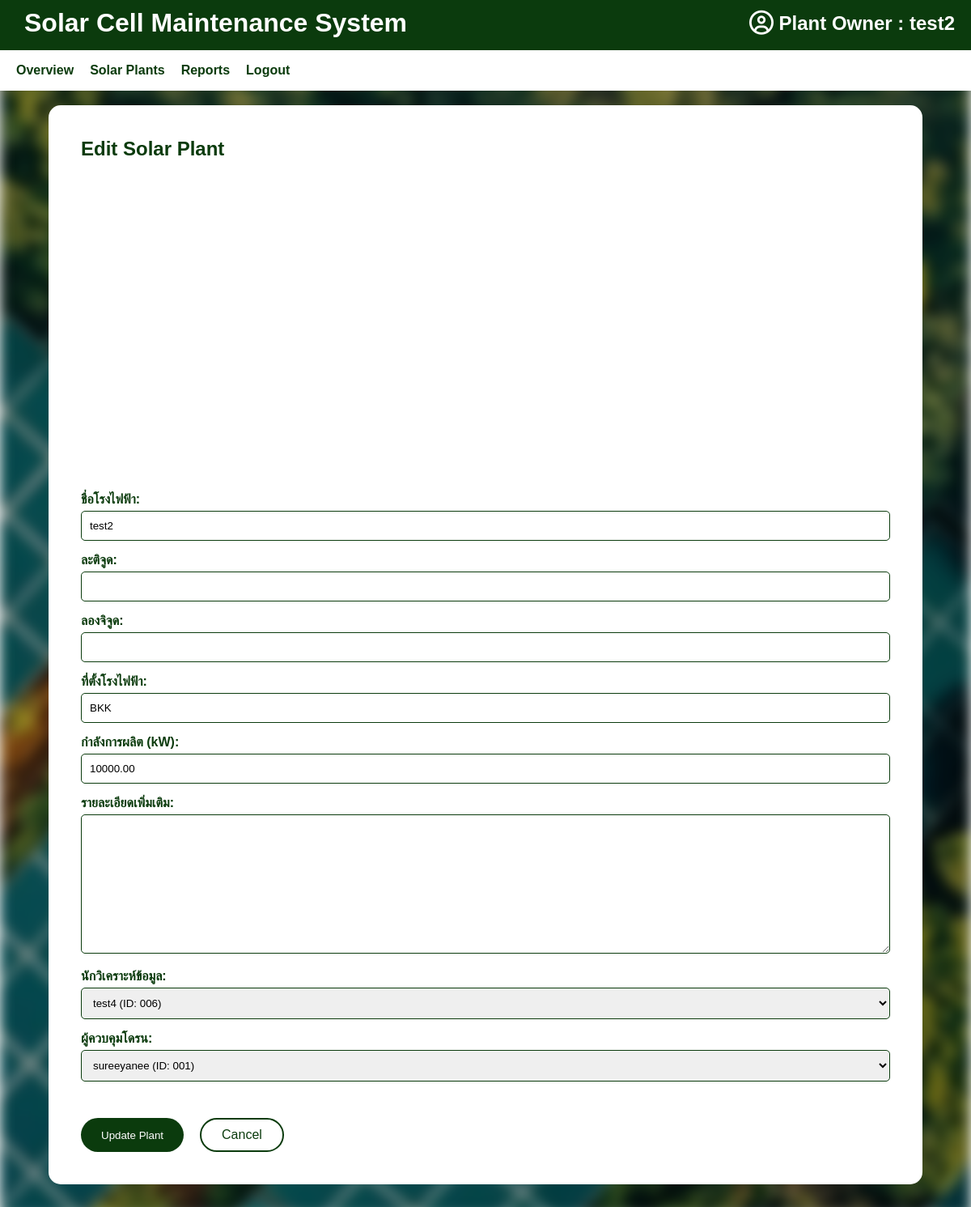
The page /plant/edit/2/ (signed in) on the database as committed earlier.
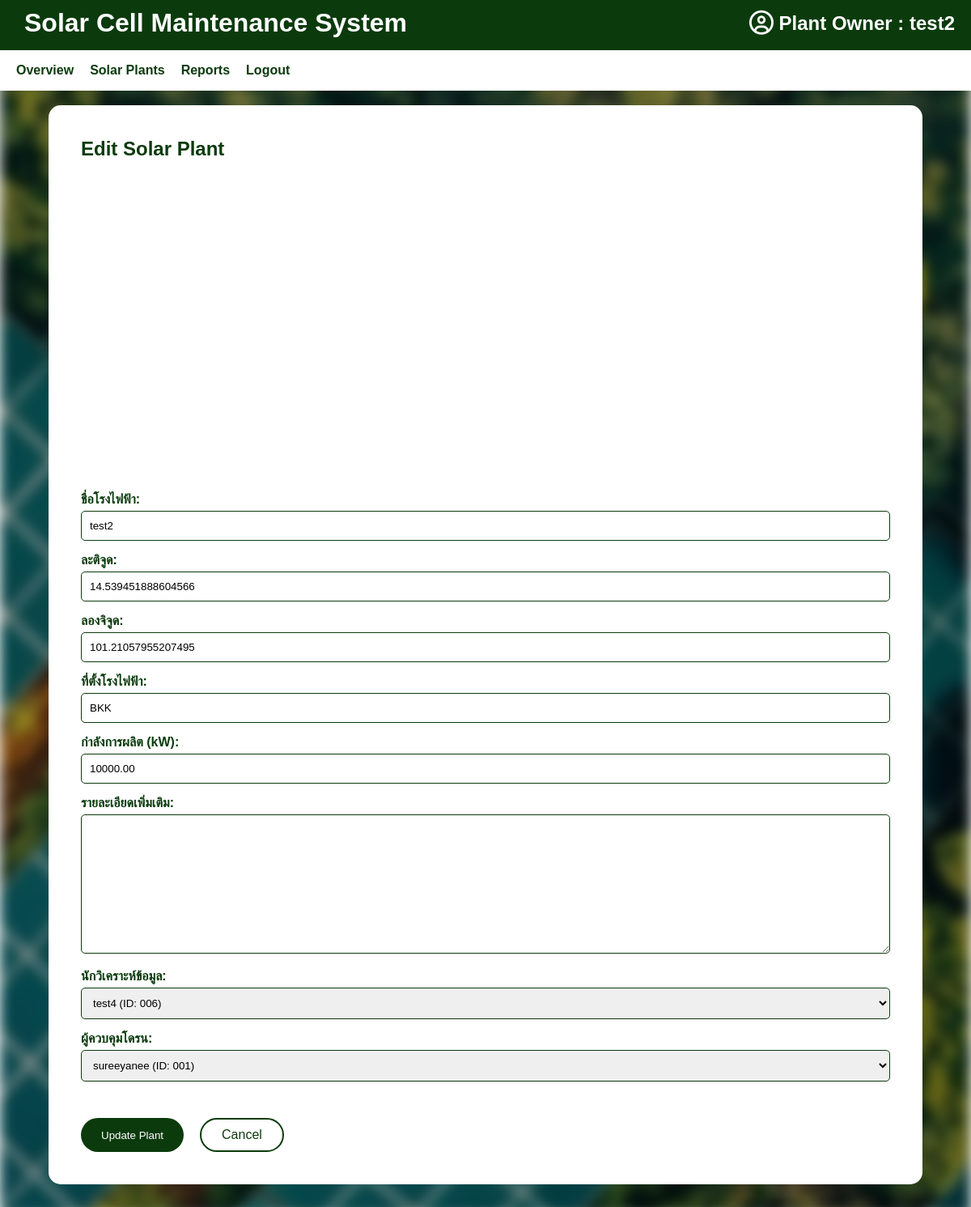
The same page on the database as committed later.
### plant/models.py (models this page shows, shortened)
class SolarPlant(models.Model):
    name = models.CharField(max_length=255, verbose_name="ชื่อโรงไฟฟ้า")
    location = models.CharField(max_length=255, verbose_name="ที่ตั้งโรงไฟฟ้า")
    latitude = models.FloatField(verbose_name="ละติจูด", null=True, blank=True)
    longitude = models.FloatField(verbose_name="ลองจิจูด", null=True, blank=True)
    owner = models.ForeignKey(
        settings.AUTH_USER_MODEL,
        on_delete=models.CASCADE,
        related_name='plants',
        verbose_name="เจ้าของโรง"
    )
    installed_capacity_kw = models.DecimalField(
        max_digits=10, decimal_places=2,
        null=True, blank=True,
        verbose_name="กำลังการผลิต (kW)"
    )
    description = models.TextField(blank=True, verbose_name="รายละเอียดเพิ่มเติม")
    created_at = models.DateTimeField(auto_now_add=True)
    data_analyst = models.ForeignKey(
        settings.AUTH_USER_MODEL,
        on_delete=models.SET_NULL,
        null=True, blank=True,
        limit_choices_to={'role': 'data_analyst'},
        related_name='assigned_analyst_plants',
        verbose_name="นักวิเคราะห์ข้อมูล"
    )
    drone_controller = models.ForeignKey(
        settings.AUTH_USER_MODEL,
        on_delete=models.SET_NULL,
        null=True, blank=True,
        limit_choices_to={'role': 'drone_controller'},
        related_name='assigned_drone_plants',
        verbose_name="ผู้ควบคุมโดรน"
    )

### plant/views.py (the view)
# urls.py: path('edit/<int:pk>/', views.edit_plant, name='edit_plant'),
@login_required
def edit_plant(request, pk):
    plant = get_object_or_404(SolarPlant, pk=pk, owner=request.user)
    if request.method == 'POST':
        form = SolarPlantForm(request.POST, instance=plant, user=request.user)
        if form.is_valid():
            form.save()
            messages.success(request, 'Plant updated successfully.')
            return redirect('plant_detail_solar', pk=plant.id)
    else:
        form = SolarPlantForm(instance=plant, user=request.user)
    return render(request, 'dashboard/edit_plant.html', {'form': form, 'plant': plant})

### plant/forms.py
class SolarPlantForm(forms.ModelForm):
    class Meta:
        model = SolarPlant
        fields = ['name', 'latitude', 'longitude', 'location', 'installed_capacity_kw', 'description', 'data_analyst', 'drone_controller']
    def __init__(self, *args, **kwargs):
        user = kwargs.pop('user', None)  # รับผู้ใช้เพื่อใช้ในการกรองสิทธิ์
        super().__init__(*args, **kwargs)
        if user:
            self.fields['data_analyst'].queryset = User.objects.filter(role='data_analyst')
            self.fields['drone_controller'].queryset = User.objects.filter(role='drone_controller')
        else:
            self.fields['data_analyst'].queryset = User.objects.none()
            self.fields['drone_controller'].queryset = User.objects.none()

### accounts/models.py (called while the page is built)
    def formatted_id(self):
        return str(self.id).zfill(3)

    def __str__(self):
        return f"{self.username} (ID: {self.formatted_id()})"

### templates/dashboard/edit_plant.html (shortened to what this page needs)
{% extends 'dash.html' %}
{% load static %}
{% block class_name %}upload-form-container{% endblock %}
{% block content %}
  <h2>Edit Solar Plant</h2>
  <form method="post" class="upload-grid-form" id="plant_form">
    <div class="form-fields">
    <div id="map" style="height: 400px; margin-bottom: 10px;"></div>
    {{ form.as_p }}
    </div>
  </form>
  <div class="button-group">
  <button type="submit" form="plant_form" class="btn-green">Update Plant</button>
  <a href="{% url 'plant_detail_solar' plant.id %}" class="btn-outline">Cancel</a>
  </div>
{% endblock %}

Rows that differ between the two databases and show on the page:
changed SolarPlant "test2": latitude (not shown) → "14.539451888604566"; longitude (not shown) → "101.21057955207495"
